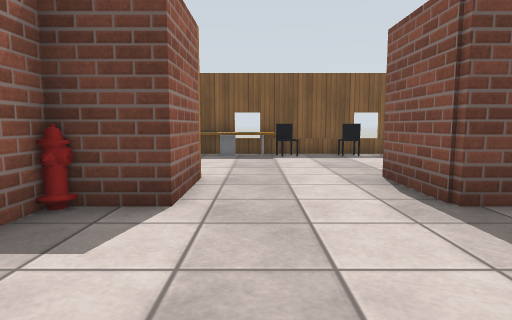
View 1 (above)

16 first-person views from a walk through a Gazebo world. The camera is 0.9 m above the floor, tilts 6° down and sees 75° across. The lines on the ground mark 1 m squares. The floor is counted in squares, 1 m on a side. Each view is taken from the middle of a square. On the plan, view 1 faces up. The plan holds only what a view shows up to about 12 squares ahead; the rest is blank. The place goes on beyond the plan. The robots in the file are not drawn. Gazebo's built-in surfaces are drawn with simple patterns. Simple shapes stand in for some stock models. Some surface patterns are stand-ins.

View 2
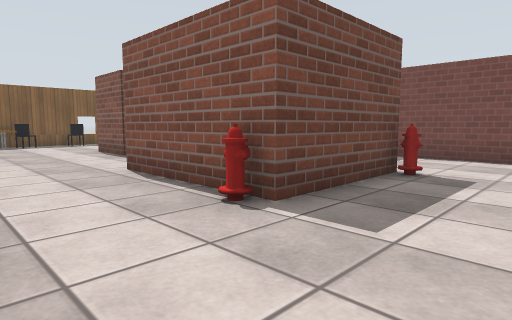

View 3
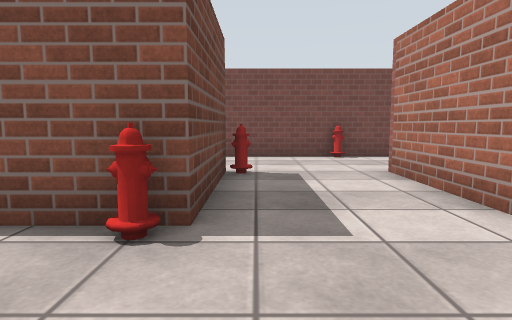

View 4
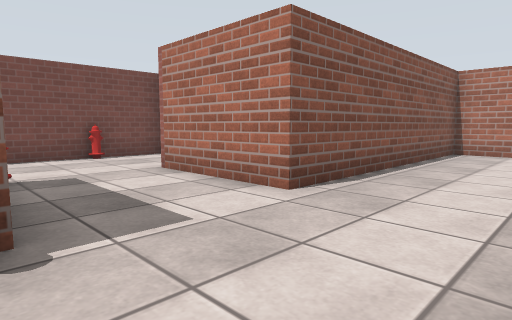

View 5
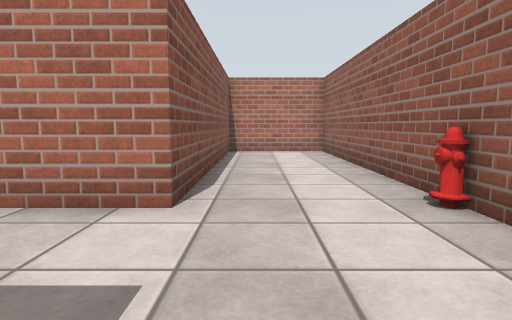

View 6
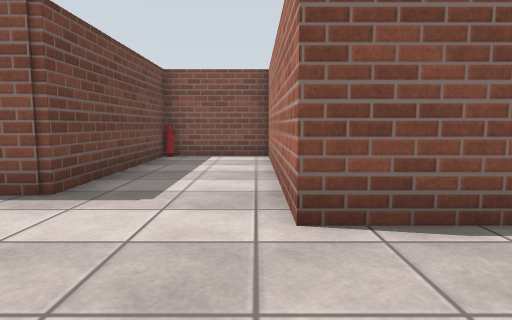

View 7
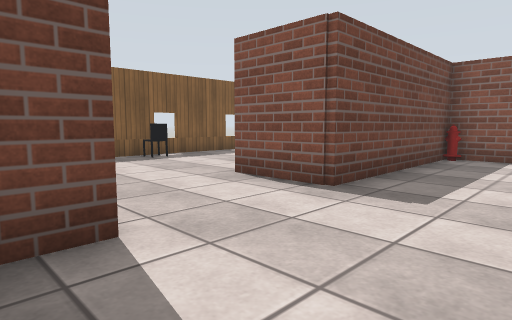

View 8
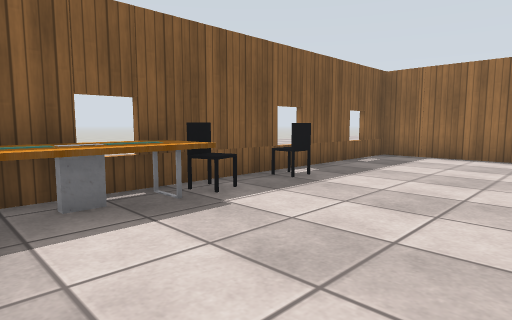

View 9
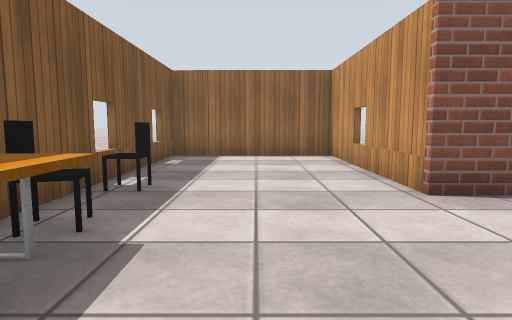

View 10
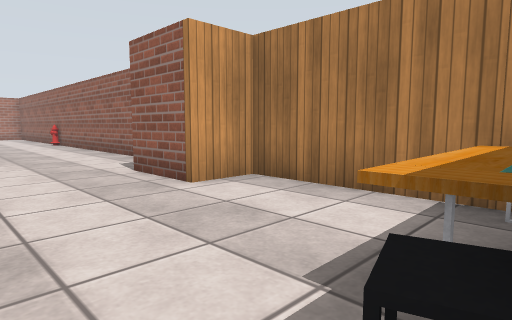

View 11
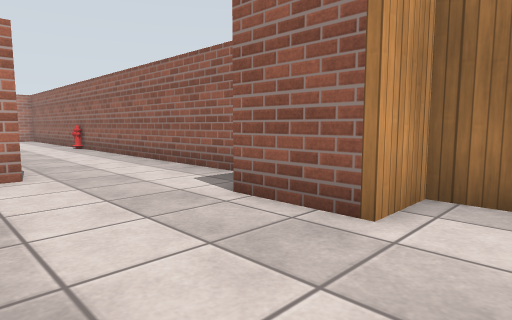

View 12
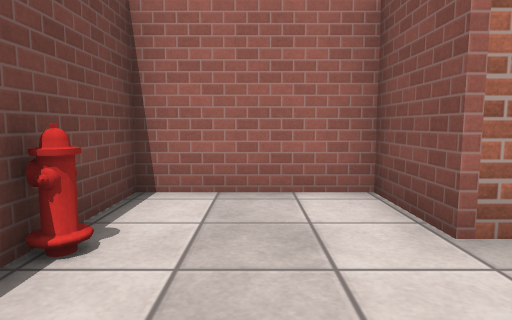

View 13
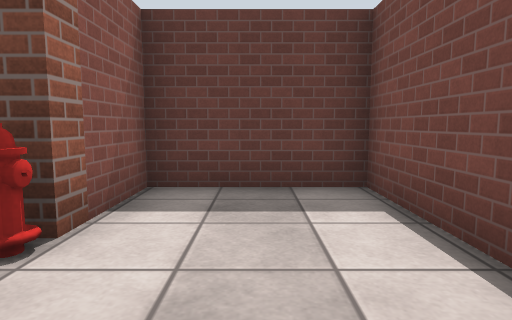

View 14
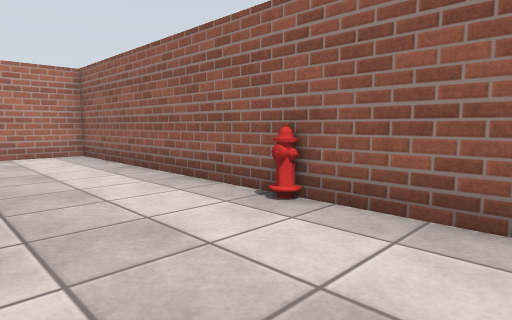

View 15
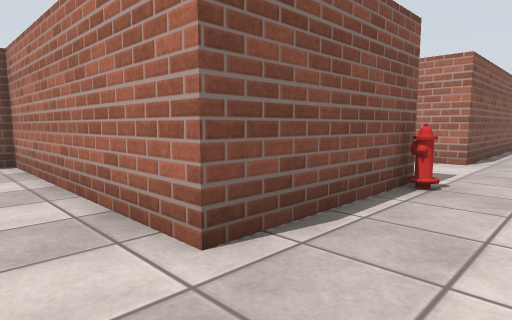

View 16
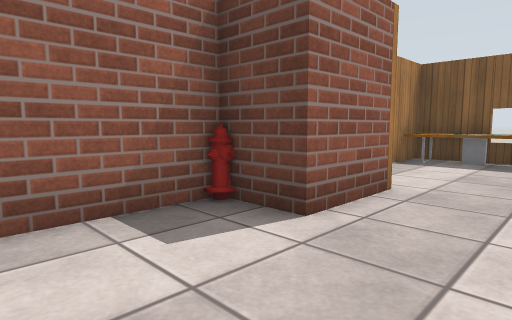

### Floor plan
Points are (right, up) in squares from view 1. A wall is a line through its corners. A room is listed if a view was taken in it or the views show most of it. See-through windows are left out.
Room 1 (views 1, 2, 3, 4, 5, 6, 7, 12, 13, 14, 15, 16)
walls: (0.9, -2.6) (0.9, 0.6) (7.9, 0.6); (-2.3, 3.2) (-2.3, -14.4) (0.9, -14.4) (0.9, -6.6) (4.4, -6.6) (4.4, -8.4) (7.6, -8.4) (7.6, -1.2) (4.4, -1.2) (4.4, -3.4) (1.4, -3.4); (7.6, 0.6) (7.6, 3.8); (-0.9, 5.6) (-0.9, 3.6) (-1.6, 3.6); (7.9, 3.6) (2.2, 3.6) (2.2, 5.6)
ways out: opening at (0.5, 4.5) to room 2
objects: fire hydrant (-2, -7); fire hydrant (-2, 4); fire hydrant (1, -3); fire hydrant (4, -4); fire hydrant (7, -6); fire hydrant (7, 3)
Room 2 (views 8, 9, 10, 11)
walls: (2.2, 5.6) (7.9, 5.6) (7.9, 10.4) (-2.4, 10.4); (-2.3, 8.4) (-2.3, 5.6) (-0.9, 5.6)
ways out: opening at (0.5, 4.5) to room 1
objects: table (-2, 9) to (0, 10); office chair (1, 10); office chair (3, 10)

Where each view was taken, in squares from view 1:
view 1: 0 up, 0 right, facing up
view 2: 6 down, 2 left, facing up-right
view 3: 4 down, 2 left, facing right
view 4: 3 down, 2 left, facing down-right
view 5: 3 down, 0 right, facing down
view 6: 1 up, 2 left, facing right
view 7: 1 up, 2 left, facing up-right
view 8: 6 up, 2 left, facing up-right
view 9: 8 up, 2 left, facing right
view 10: 10 up, 2 right, facing down-left
view 11: 7 up, 2 right, facing down-left
view 12: 4 down, 6 right, facing down
view 13: 6 down, 6 right, facing up
view 14: 4 down, 1 right, facing down-left
view 15: 2 up, 1 left, facing down-right
view 16: 1 up, 1 right, facing up-left
